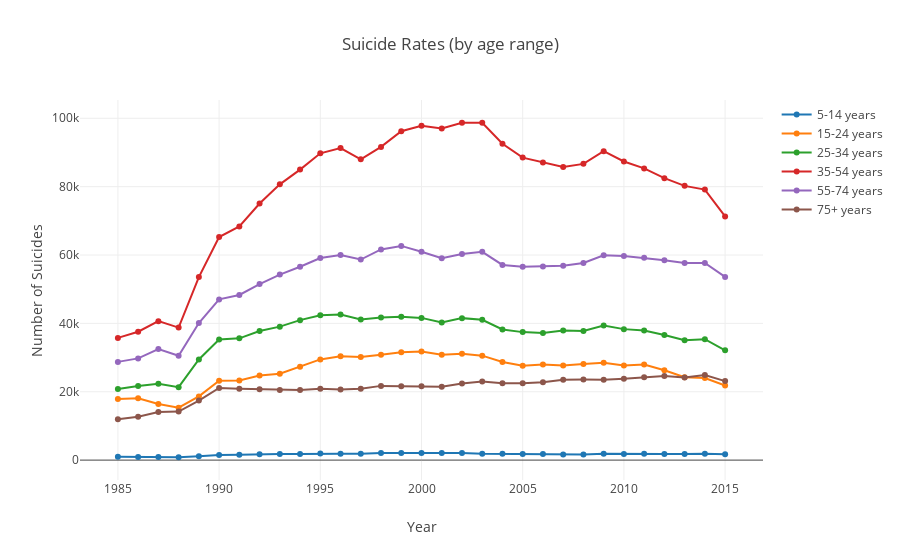

Notebook source saved alongside this figure:
### Markdown cell above
- Suicides, for both genders, are commun between the ages of 35 and 54.
 - Men between the ages of 35 and 54 committed the heighest number of suicides.
 - For every year, we can see the same pattern.

### Code cell
dt_age = df.groupby(['age', 'year']).sum().suicides_no
trace_plot(dt_age, 
           categories=categories_b, 
           title='Suicide Rates (by age range)', 
           x_label='Year', 
           y_label='Number of Suicides')
